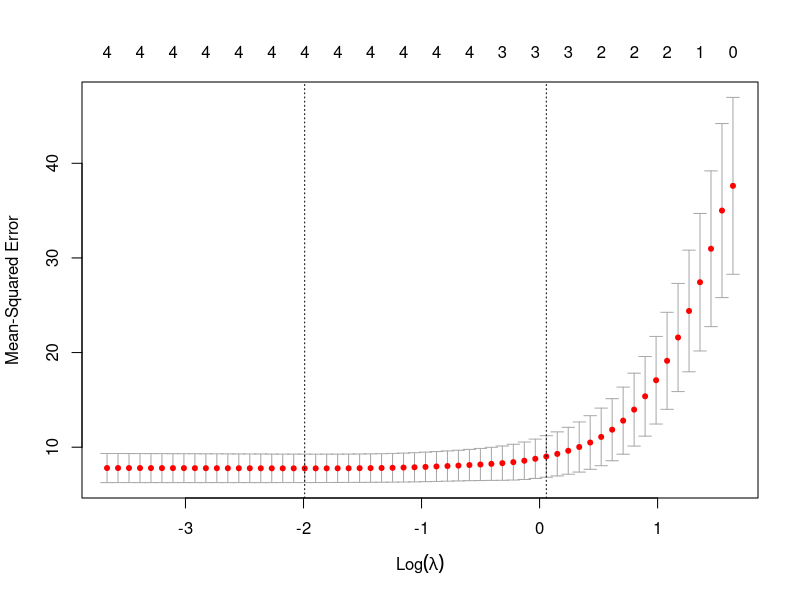

The R source for this figure:
## ---- chunk 1
knitr::opts_chunk$set(echo = TRUE)
## ---- chunk 2
library(glmnet)

#Define predictor and response variables
y <- mtcars$mpg
x <- data.matrix(mtcars[, c('hp', 'wt', 'drat', 'qsec')])

#fit lasso regression model using k-fold cross-validation
cv_model <- cv.glmnet(x, y, alpha = 1)
best_lambda <- cv_model$lambda.min

#display optimal lambda value
best_lambda

#view plot of test MSE's vs. lambda values
plot(cv_model)

#view coefficients of best model
best_model <- glmnet(x, y, alpha = 1, lambda = best_lambda)
coef(best_model)

#make a prediction for the response value of a new observation
new = matrix(c(24, 2.5, 3.5, 18.5), nrow=1, ncol=4) 
predict(best_model, s = best_lambda, newx = new)

#find R-squared of model on training data
y_predicted <- predict(best_model, s = best_lambda, newx = x)

sst <- sum((y - mean(y))^2)
sse <- sum((y_predicted - y)^2)

rsq <- 1 - sse/sst
rsq
